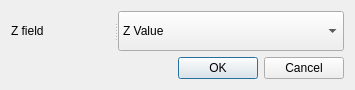
<?xml version="1.0" encoding="UTF-8"?>
<ui version="4.0">
 <class>view3Dpoints</class>
 <widget class="QDialog" name="view3Dpoints">
  <property name="geometry">
   <rect>
    <x>0</x>
    <y>0</y>
    <width>355</width>
    <height>90</height>
   </rect>
  </property>
  <property name="windowTitle">
   <string>view3Dpoints</string>
  </property>
  <layout class="QVBoxLayout" name="verticalLayout">
   <item>
    <widget class="QSplitter" name="splitter">
     <property name="orientation">
      <enum>Qt::Horizontal</enum>
     </property>
     <widget class="QLabel" name="label">
      <property name="text">
       <string>Z field</string>
      </property>
     </widget>
     <widget class="QComboBox" name="zCB">
      <item>
       <property name="text">
        <string>Z Value</string>
       </property>
      </item>
     </widget>
    </widget>
   </item>
   <item>
    <widget class="QDialogButtonBox" name="buttonBox">
     <property name="orientation">
      <enum>Qt::Horizontal</enum>
     </property>
     <property name="standardButtons">
      <set>QDialogButtonBox::Cancel|QDialogButtonBox::Ok</set>
     </property>
    </widget>
   </item>
  </layout>
 </widget>
 <resources/>
 <connections>
  <connection>
   <sender>buttonBox</sender>
   <signal>accepted()</signal>
   <receiver>view3Dpoints</receiver>
   <slot>accept()</slot>
   <hints>
    <hint type="sourcelabel">
     <x>248</x>
     <y>254</y>
    </hint>
    <hint type="destinationlabel">
     <x>157</x>
     <y>274</y>
    </hint>
   </hints>
  </connection>
  <connection>
   <sender>buttonBox</sender>
   <signal>rejected()</signal>
   <receiver>view3Dpoints</receiver>
   <slot>reject()</slot>
   <hints>
    <hint type="sourcelabel">
     <x>316</x>
     <y>260</y>
    </hint>
    <hint type="destinationlabel">
     <x>286</x>
     <y>274</y>
    </hint>
   </hints>
  </connection>
 </connections>
</ui>
